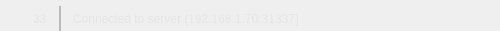
<?xml version="1.0" encoding="UTF-8"?>
<ui version="4.0">
 <class>StatusBar</class>
 <widget class="QFrame" name="StatusBar">
  <property name="geometry">
   <rect>
    <x>0</x>
    <y>0</y>
    <width>500</width>
    <height>31</height>
   </rect>
  </property>
  <property name="maximumSize">
   <size>
    <width>16777215</width>
    <height>31</height>
   </size>
  </property>
  <property name="mouseTracking">
   <bool>false</bool>
  </property>
  <property name="windowTitle">
   <string>Frame</string>
  </property>
  <property name="styleSheet">
   <string notr="true">#StatusBar {
	border-bottom-left-radius: 9px;
	border-bottom-right-radius: 9px;
	background-color: qlineargradient(spread:pad, x1:0, y1:0, x2:0, y2:1, 
		stop:0 rgba(0, 0, 0, 0),
		stop:0.193548387 rgba(0, 0, 0, 90), 
		stop:0.194548387 rgba(190, 190, 190, 255), 
		stop:0.225806451 rgba(91, 91, 91, 255), 
		stop:0.580645161 rgba(86, 86, 86, 255), 
		stop:1 rgba(70, 70, 70, 255));
}

#warningsLabel, #statusLabel {
	font-family: Arial, sans-serif;
	color: #e4e4e4;
	font-size: 9pt;
}

#divider {
	background-color: qlineargradient(spread:pad, x1:0, y1:0, x2:1, y2:0, 
		stop:0 rgba(255, 255, 255, 30), 
		stop:0.49 rgba(255, 255, 255, 30), 
		stop:0.5 rgba(0, 0, 0, 43));
}</string>
  </property>
  <property name="frameShape">
   <enum>QFrame::StyledPanel</enum>
  </property>
  <property name="frameShadow">
   <enum>QFrame::Raised</enum>
  </property>
  <layout class="QHBoxLayout" name="horizontalLayout">
   <property name="spacing">
    <number>0</number>
   </property>
   <property name="margin">
    <number>0</number>
   </property>
   <item>
    <layout class="QVBoxLayout" name="contentContainer">
     <property name="spacing">
      <number>0</number>
     </property>
     <item>
      <spacer name="contentVerticalSpacer">
       <property name="orientation">
        <enum>Qt::Vertical</enum>
       </property>
       <property name="sizeType">
        <enum>QSizePolicy::Fixed</enum>
       </property>
       <property name="sizeHint" stdset="0">
        <size>
         <width>20</width>
         <height>6</height>
        </size>
       </property>
      </spacer>
     </item>
     <item>
      <layout class="QHBoxLayout" name="contentHorizontalLayout">
       <property name="spacing">
        <number>12</number>
       </property>
       <item>
        <layout class="QHBoxLayout" name="warningsContainer">
         <property name="spacing">
          <number>3</number>
         </property>
         <property name="leftMargin">
          <number>10</number>
         </property>
         <item>
          <widget class="QLabel" name="warningsIcon">
           <property name="minimumSize">
            <size>
             <width>20</width>
             <height>20</height>
            </size>
           </property>
           <property name="text">
            <string/>
           </property>
           <property name="textFormat">
            <enum>Qt::PlainText</enum>
           </property>
           <property name="pixmap">
            <pixmap resource="statusbar.qrc">:/icons/resources/icon_warning.png</pixmap>
           </property>
           <property name="alignment">
            <set>Qt::AlignLeading|Qt::AlignLeft|Qt::AlignVCenter</set>
           </property>
           <property name="margin">
            <number>-1</number>
           </property>
           <property name="indent">
            <number>0</number>
           </property>
          </widget>
         </item>
         <item>
          <widget class="QLabel" name="warningsLabel">
           <property name="text">
            <string>33</string>
           </property>
          </widget>
         </item>
         <item>
          <spacer name="dividerSpacer">
           <property name="orientation">
            <enum>Qt::Horizontal</enum>
           </property>
           <property name="sizeType">
            <enum>QSizePolicy::Fixed</enum>
           </property>
           <property name="sizeHint" stdset="0">
            <size>
             <width>9</width>
             <height>20</height>
            </size>
           </property>
          </spacer>
         </item>
         <item>
          <widget class="QFrame" name="divider">
           <property name="sizePolicy">
            <sizepolicy hsizetype="Maximum" vsizetype="Maximum">
             <horstretch>0</horstretch>
             <verstretch>0</verstretch>
            </sizepolicy>
           </property>
           <property name="minimumSize">
            <size>
             <width>2</width>
             <height>25</height>
            </size>
           </property>
           <property name="maximumSize">
            <size>
             <width>2</width>
             <height>25</height>
            </size>
           </property>
           <property name="styleSheet">
            <string notr="true"/>
           </property>
           <property name="frameShape">
            <enum>QFrame::StyledPanel</enum>
           </property>
           <property name="frameShadow">
            <enum>QFrame::Raised</enum>
           </property>
           <property name="lineWidth">
            <number>0</number>
           </property>
          </widget>
         </item>
        </layout>
       </item>
       <item>
        <widget class="QLabel" name="statusLabel">
         <property name="text">
          <string>Connected to server (192.168.1.70:31337)</string>
         </property>
        </widget>
       </item>
      </layout>
     </item>
    </layout>
   </item>
   <item>
    <spacer name="horizontalSpacer">
     <property name="orientation">
      <enum>Qt::Horizontal</enum>
     </property>
     <property name="sizeType">
      <enum>QSizePolicy::Expanding</enum>
     </property>
     <property name="sizeHint" stdset="0">
      <size>
       <width>177</width>
       <height>20</height>
      </size>
     </property>
    </spacer>
   </item>
  </layout>
 </widget>
 <resources>
  <include location="statusbar.qrc"/>
 </resources>
 <connections/>
</ui>
